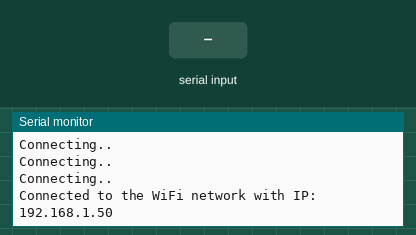
The sketch below on a simulated ESP32. On the bench: the last lines printed to the serial monitor. The inputs (shaded band) are chosen by the test bench. WiFi joins after 1.5 s; servers stay silent unless stated; uploads are accepted with an empty reply.

Above: at 6.7 s.
6.8 s: "1" received over Serial
At 8.6 s:
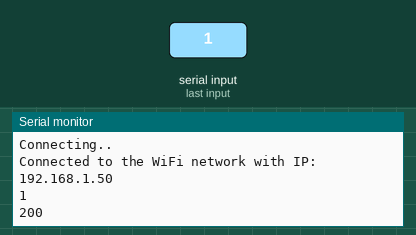
9.5 s: "0" received over Serial
At 10.9 s:
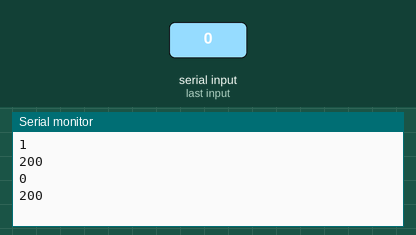
11.0 s: "2" received over Serial
At 13.0 s:
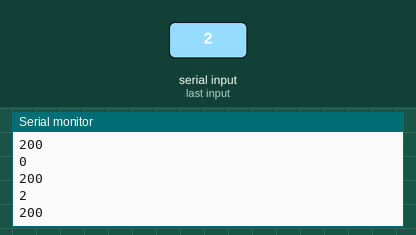
Timing chart, 0 to 14.5 s (numbered marks = the images above; inputs shaded):
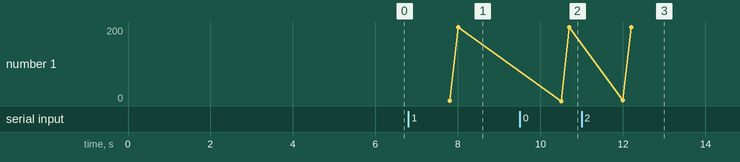

Measured:
- after the input at 6.8 s, the serial monitor: prints a new line after 1.0 s (image 1)
- after the input at 9.5 s, the serial monitor: prints a new line after 1.0 s (image 2)
- after the input at 11.0 s, the serial monitor: prints a new line after 1.0 s (image 3)

The sketch:

serial_trans_read_esp_send_to_server.ino
```cpp
#include <WiFi.h>
#include <HTTPClient.h>

const char* ssid = "alpha";
const char* password =  "12345678";

void setup() {
  // put your setup code here, to run once:
  Serial.begin(115200);
  delay(4000);

  WiFi.begin(ssid, password);

  while (WiFi.status() != WL_CONNECTED) { //Check for the connection
    delay(500);
    Serial.println("Connecting..");
  }

  Serial.print("Connected to the WiFi network with IP: ");
  Serial.println(WiFi.localIP());
}

void loop() {
  String val = Serial.readString();
  if (val != "") {
    Serial.println(val);
    if (WiFi.status() == WL_CONNECTED) { //Check WiFi connection status
      HTTPClient http;
      String link = "http://192.168.0.113/medical/get_bpm_temp.php?data="+val;
      http.begin(link);  //Specify destination for HTTP request
      http.addHeader("Content-Type", "text/plain");             //Specify content-type header

      int httpResponseCode = http.GET();   //Send the actual POST request

      if (httpResponseCode > 0) {
        String payload = http.getString();
        Serial.println(httpResponseCode);   //Print return code
        Serial.println(payload);
      } else {
        Serial.print("Error on sending request: ");
        Serial.println(httpResponseCode);
      }
      http.end();  //Free resources
    } else {
      Serial.println("Error in WiFi connection");
    }
  }

}
```
